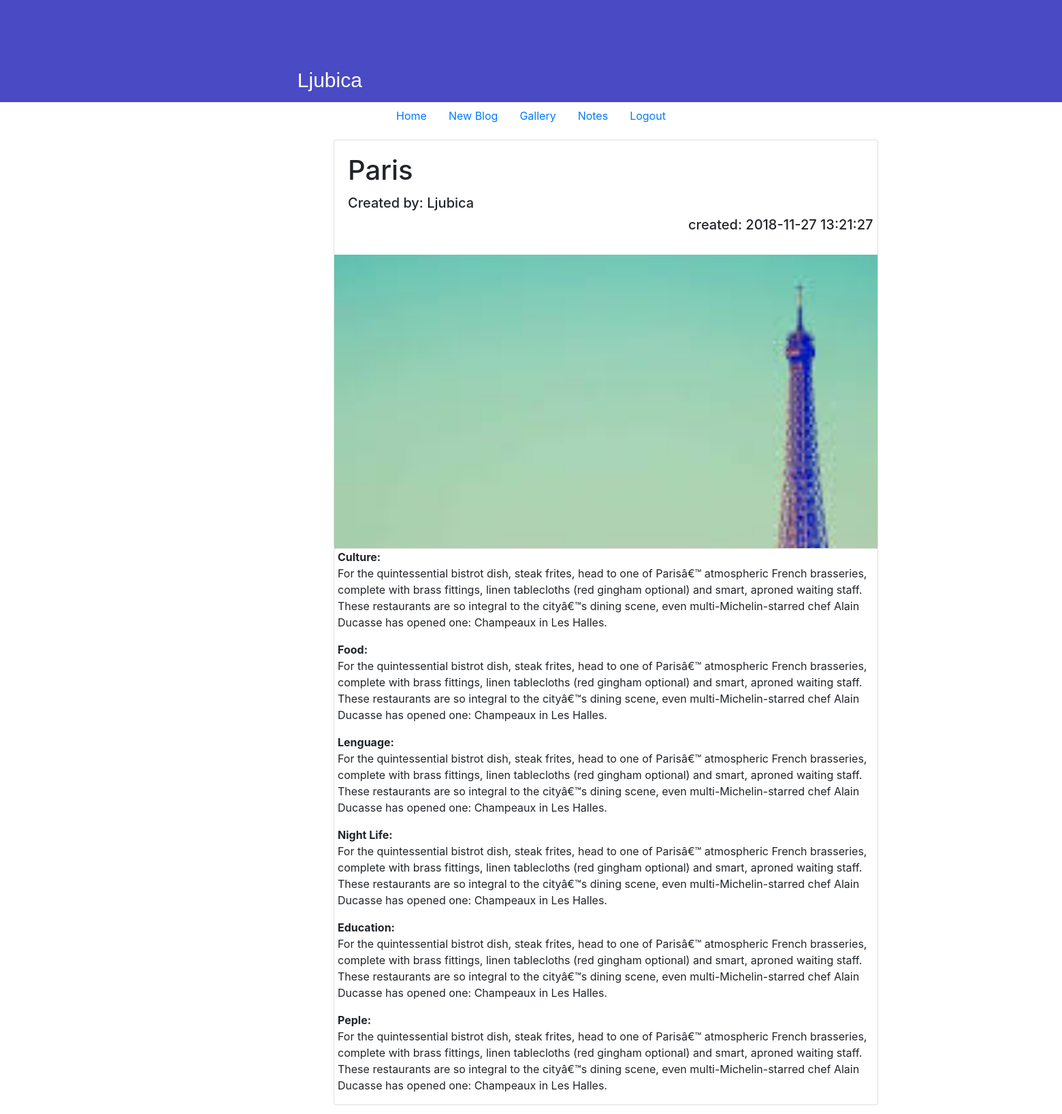
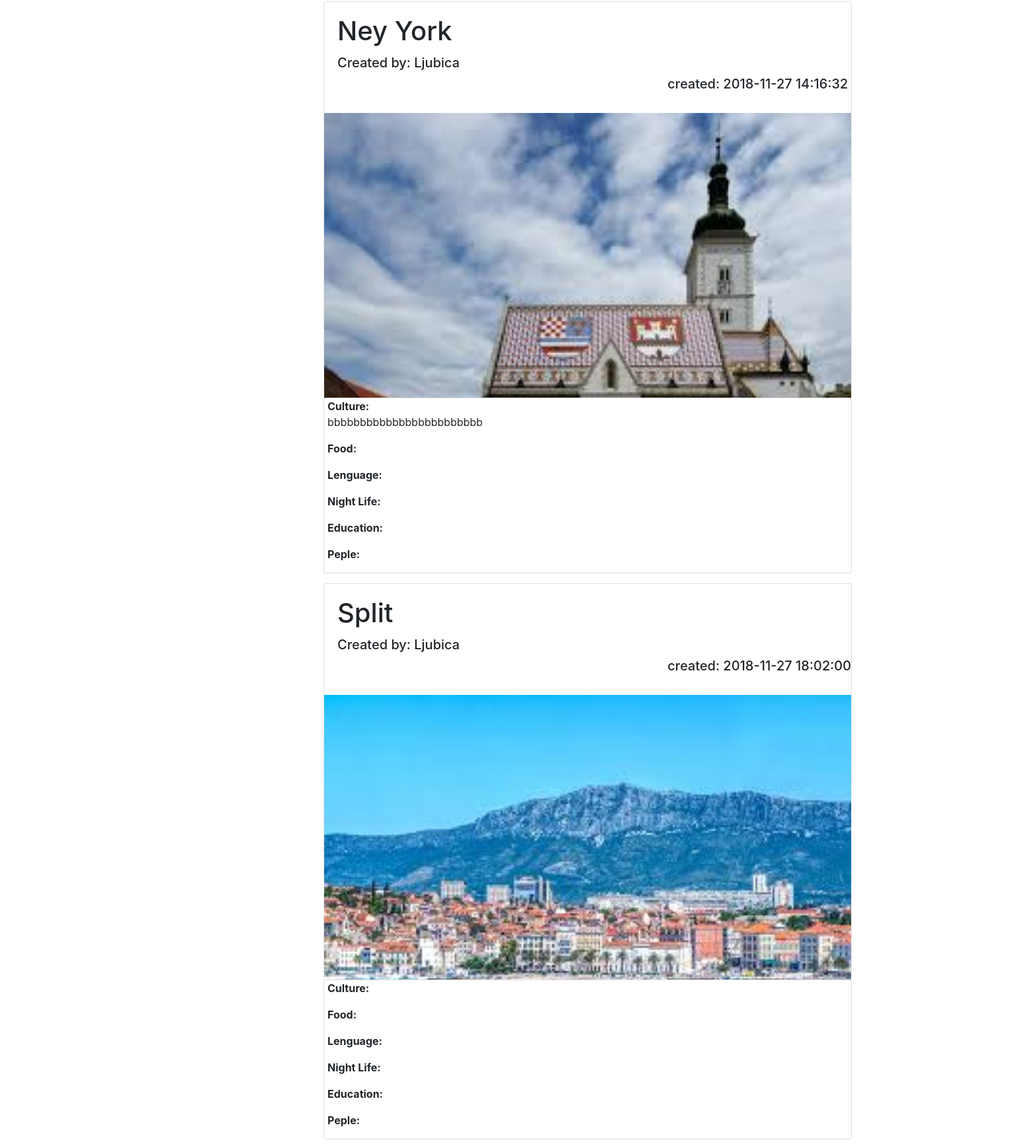
Page /PHPBlog/user/user_page.php?id_user=1 (signed in, upper part) on the committed database (2 pictures, top to bottom).
### tables this page shows
CREATE TABLE IF NOT EXISTS `blogs` (
  `id_blog` int(11) NOT NULL AUTO_INCREMENT,
  `city` varchar(200) DEFAULT NULL,
  `culture` longtext,
  `food` longtext,
  `lenguage` longtext,
  `nightlife` longtext,
  `education` longtext,
  `people` longtext,
  `id_user` int(11) DEFAULT NULL,
  `blog_image` varchar(250) DEFAULT NULL,
  `created` timestamp NULL DEFAULT CURRENT_TIMESTAMP,
  PRIMARY KEY (`id_blog`),
  KEY `fk_id_user_idx` (`id_user`)
);

CREATE TABLE IF NOT EXISTS `users` (
  `id_user` int(11) NOT NULL AUTO_INCREMENT,
  `name` varchar(50) NOT NULL,
  `email` varchar(255) NOT NULL,
  `password` varchar(200) NOT NULL,
  `isAdmin` tinyint(2) NOT NULL DEFAULT '0',
  `created` timestamp NOT NULL DEFAULT CURRENT_TIMESTAMP,
  PRIMARY KEY (`id_user`)
);

### PHPBlog/blog/blog.php (called while the page is built, shortened)
<?php
class Blog{
    private $conn;
    private $table_name='blogs';
    public function __construct($db){
        $this->conn = $db;
    }
    public function userBlogs(){
     $query = "SELECT  blogs.id_blog, blogs.city, blogs.culture,blogs.food, blogs.lenguage, blogs.nightlife,
     blogs.education, blogs.people,blogs.id_user,blogs.blog_image,blogs.created, users.name
     FROM blogs
     INNER JOIN users ON blogs.id_user = users.id_user
     WHERE blogs.id_user= ?
     ";
 $stmt = $this->conn->prepare( $query );
 $stmt->bindParam(1, $_GET['id_user']);
 $stmt->execute();
return $stmt;
    }
    public function countAll(){
        $query = "SELECT id_user FROM " . $this->table_name . "";
        $stmt = $this->conn->prepare( $query );
        $stmt->execute();
        $num = $stmt->rowCount();
        return $num;
        }
}

### PHPBlog/user/user_page.php (the view, shortened to what this page needs)
<link rel="stylesheet" href="../registration/registration.css" >
<link rel="stylesheet" href="../index/index.css" >
<?php
if(isset($_SESSION["user"])){
include_once '../blog/blog.php';
$database = new Database();
$db = $database->getConnection();
$blog =new Blog($db);
$total_rows=$blog->countAll();
$stmts=$blog->userBlogs();
?>
<?php
include_once '../index/headerbasic.php';
?>
<div class="page-user">
    <h1><?php echo $_SESSION['user']['name']; ?></h1>
</div>
 <?php
 include_once 'navbar.php';
 if($total_rows>0){
    while ($row = $stmts->fetch(PDO::FETCH_ASSOC)){
        extract($row);
        echo "<div class='card1' style='width: 68rem; position: relative;left: 360px; padding-top:15px'>";
     echo "<div class='card' style='width: 50rem;  height:600px; position: relative;left: 130px;'>";
         echo "<div class='card-body' style='width: 40rem;'>";
         echo " <h1 class='card-title'>{$city} </h1>";
         echo " <h5>Created by: {$name} </h5>";
         echo " <h5 style='position: relative;left: 500px;'class='card-title'>created: {$row['created']}</h5>";
     echo "</div>";
     echo " <img style='padding-bottom:1px' class='card-img-bottom'  src='../uploads/".$row['blog_image']."'>";
     echo "</div>";
     echo "<div class='card' style='width: 50rem; position: relative;left: 130px; padding-right:2px'>";
     echo " <p style='padding-left:5px'><strong>Culture:</strong> <br>{$culture} </p>";
     echo " <p style='padding-left:5px'><strong>Food:</strong> <br>{$food} </p>";
     echo " <p style='padding-left:5px'><strong>Lenguage:</strong> <br>{$lenguage} </p>";
     echo " <p style='padding-left:5px'><strong>Night Life:</strong> <br>{$nightlife} </p>";
     echo " <p style='padding-left:5px'><strong>Education:</strong> <br>{$education} </p>";
     echo " <p style='padding-left:5px'><strong>Peple:</strong> <br>{$people} </p>";
     echo "</div>";
    echo "</div>";
    }
    }else{
     echo "<div class='alert alert-danger'>No blogs found.</div>";
    }
}
?>

### PHPBlog/index/headerbasic.php (shortened to what this page needs)
<!DOCTYPE html>
<html lang="en">
<head>
    <link rel="stylesheet" href="https://stackpath.bootstrapcdn.com/bootstrap/4.1.3/css/bootstrap.min.css">
</head>
<body>

### PHPBlog/user/navbar.php
<link rel="stylesheet" href="user.css" >
<ul class="nav justify-content-center">
  <li class="nav-item">
  <?php
   echo "<a class='nav-link ' href='../home/home.php?id_user={$_SESSION["user"]["id_user"]}'>Home</a>";
  ?>
  </li>
  <li class="nav-item">
  <?php
   echo "<a class='nav-link active' href='../blog/blog_create.php?id_user={$_SESSION["user"]["id_user"]}'>New Blog</a>";
  ?>
  </li>
  <li class="nav-item">
    <a class="nav-link active" href="../home/home.php">Gallery</a>
  </li>
  <li class="nav-item">
  <?php
   echo "<a class='nav-link ' href='../todoList/TodoAndTask_page.php?id_user={$_SESSION["user"]["id_user"]}'>Notes</a>";
  ?>
  </li>
  <li class="nav-item">
    <a class="nav-link active" href="../logout/logout.php">Logout</a>
  </li>
</ul>

### PHPBlog/registration/registration.css (style rules this page uses)
body, html { height: 100%; }
.page-user h1 { color:white; padding-left: 28%; padding-top: 100px; font-size: 30px; font-family: Arial, Helvetica, sans-serif; }
.page-user { height:150px; background-color: #4a4ac5; }

### PHPBlog/index/index.css (style rules this page uses)
body, html { height: 100%; }
* { box-sizing: border-box; }

### rows in the picture
blogs: city "Paris", id_user.name "Ljubica", created "2018-11-27 13:21:27", culture "For the quintessential bistrot dish, steak frites, head to one of Parisâ€™ atmospheric French brasseries, complete with brass fittings, linen tablecloths (red gingham optional) and smart, aproned waiting staff. These restaurants are so integral to the cityâ€™s dining scene, even multi-Michelin-starred chef Alain Ducasse has opened one: Champeaux in Les Halles.", food "For the quintessential bistrot dish, steak frites, head to one of Parisâ€™ atmospheric French brasseries, complete with brass fittings, linen tablecloths (red gingham optional) and smart, aproned waiting staff. These restaurants are so integral to the cityâ€™s dining scene, even multi-Michelin-starred chef Alain Ducasse has opened one: Champeaux in Les Halles.", lenguage "For the quintessential bistrot dish, steak frites, head to one of Parisâ€™ atmospheric French brasseries, complete with brass fittings, linen tablecloths (red gingham optional) and smart, aproned waiting staff. These restaurants are so integral to the cityâ€™s dining scene, even multi-Michelin-starred chef Alain Ducasse has opened one: Champeaux in Les Halles.", nightlife "For the quintessential bistrot dish, steak frites, head to one of Parisâ€™ atmospheric French brasseries, complete with brass fittings, linen tablecloths (red gingham optional) and smart, aproned waiting staff. These restaurants are so integral to the cityâ€™s dining scene, even multi-Michelin-starred chef Alain Ducasse has opened one: Champeaux in Les Halles.", education "For the quintessential bistrot dish, steak frites, head to one of Parisâ€™ atmospheric French brasseries, complete with brass fittings, linen tablecloths (red gingham optional) and smart, aproned waiting staff. These restaurants are so integral to the cityâ€™s dining scene, even multi-Michelin-starred chef Alain Ducasse has opened one: Champeaux in Les Halles.", people "For the quintessential bistrot dish, steak frites, head to one of Parisâ€™ atmospheric French brasseries, complete with brass fittings, linen tablecloths (red gingham optional) and smart, aproned waiting staff. These restaurants are so integral to the cityâ€™s dining scene, even multi-Michelin-starred chef Alain Ducasse has opened one: Champeaux in Les Halles."
blogs: city "Ney York", id_user.name "Ljubica", created "2018-11-27 14:16:32", blog_image (picture), culture "bbbbbbbbbbbbbbbbbbbbbbbb"
blogs: city "Split", id_user.name "Ljubica", created "2018-11-27 18:02:00", blog_image (picture)

### other values in the picture
$_SESSION['user']['name'] "Ljubica"
